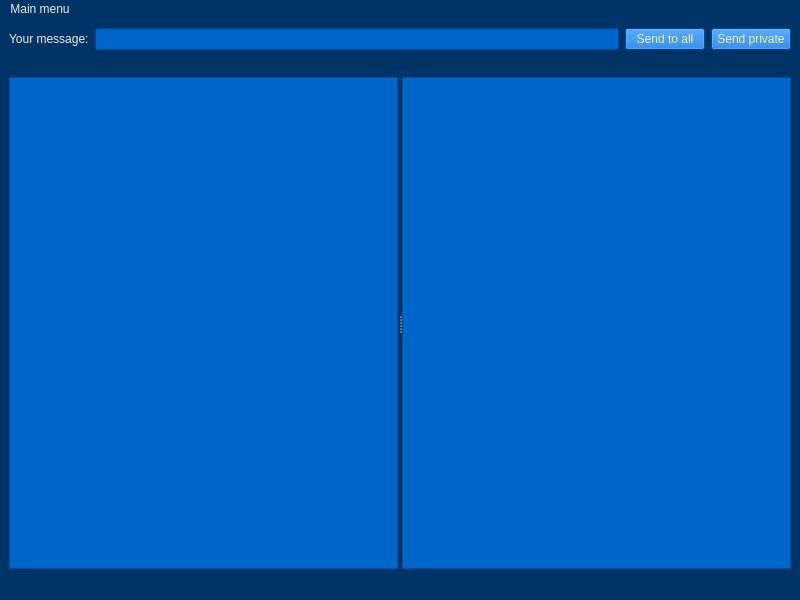
<?xml version="1.0" encoding="UTF-8"?>
<ui version="4.0">
 <class>MainWindow</class>
 <widget class="QMainWindow" name="MainWindow">
  <property name="geometry">
   <rect>
    <x>0</x>
    <y>0</y>
    <width>800</width>
    <height>600</height>
   </rect>
  </property>
  <property name="minimumSize">
   <size>
    <width>800</width>
    <height>600</height>
   </size>
  </property>
  <property name="windowTitle">
   <string>Chat</string>
  </property>
  <property name="styleSheet">
   <string notr="true">QWidget {background-color: #003366; color: #EEEEEE}
QPushButton {background-color: #0066CC;}
QListWidget{background-color: #0066CC;}
QTextBrowser{background-color: #0066CC;}
QLineEdit{background-color: #0066CC;}
</string>
  </property>
  <widget class="QWidget" name="centralwidget">
   <layout class="QVBoxLayout" name="verticalLayout" stretch="0,0,1">
    <item>
     <layout class="QHBoxLayout" name="horizontalLayout">
      <item>
       <widget class="QLabel" name="label">
        <property name="text">
         <string>Your message:</string>
        </property>
       </widget>
      </item>
      <item>
       <widget class="QLineEdit" name="messageLineEdit"/>
      </item>
      <item>
       <widget class="QPushButton" name="sendMessageButton">
        <property name="text">
         <string>Send to all</string>
        </property>
       </widget>
      </item>
      <item>
       <widget class="QPushButton" name="privateMessageSendButton">
        <property name="text">
         <string>Send private</string>
        </property>
       </widget>
      </item>
     </layout>
    </item>
    <item>
     <widget class="QLabel" name="userNameLabel">
      <property name="font">
       <font>
        <pointsize>10</pointsize>
        <weight>75</weight>
        <bold>true</bold>
       </font>
      </property>
      <property name="text">
       <string/>
      </property>
     </widget>
    </item>
    <item>
     <widget class="QSplitter" name="splitter">
      <property name="orientation">
       <enum>Qt::Horizontal</enum>
      </property>
      <widget class="QTextBrowser" name="commonChatBrowser"/>
      <widget class="QTextBrowser" name="privateChatBrowser"/>
     </widget>
    </item>
   </layout>
  </widget>
  <widget class="QMenuBar" name="menubar">
   <property name="geometry">
    <rect>
     <x>0</x>
     <y>0</y>
     <width>800</width>
     <height>22</height>
    </rect>
   </property>
   <widget class="QMenu" name="menuMain_menu">
    <property name="title">
     <string>Main menu</string>
    </property>
    <addaction name="actionNew_instance"/>
    <addaction name="actionClose"/>
   </widget>
   <addaction name="menuMain_menu"/>
  </widget>
  <widget class="QStatusBar" name="statusbar"/>
  <action name="actionNew_instance">
   <property name="text">
    <string>New instance...</string>
   </property>
  </action>
  <action name="actionClose">
   <property name="text">
    <string>Close</string>
   </property>
  </action>
 </widget>
 <resources/>
 <connections/>
</ui>
